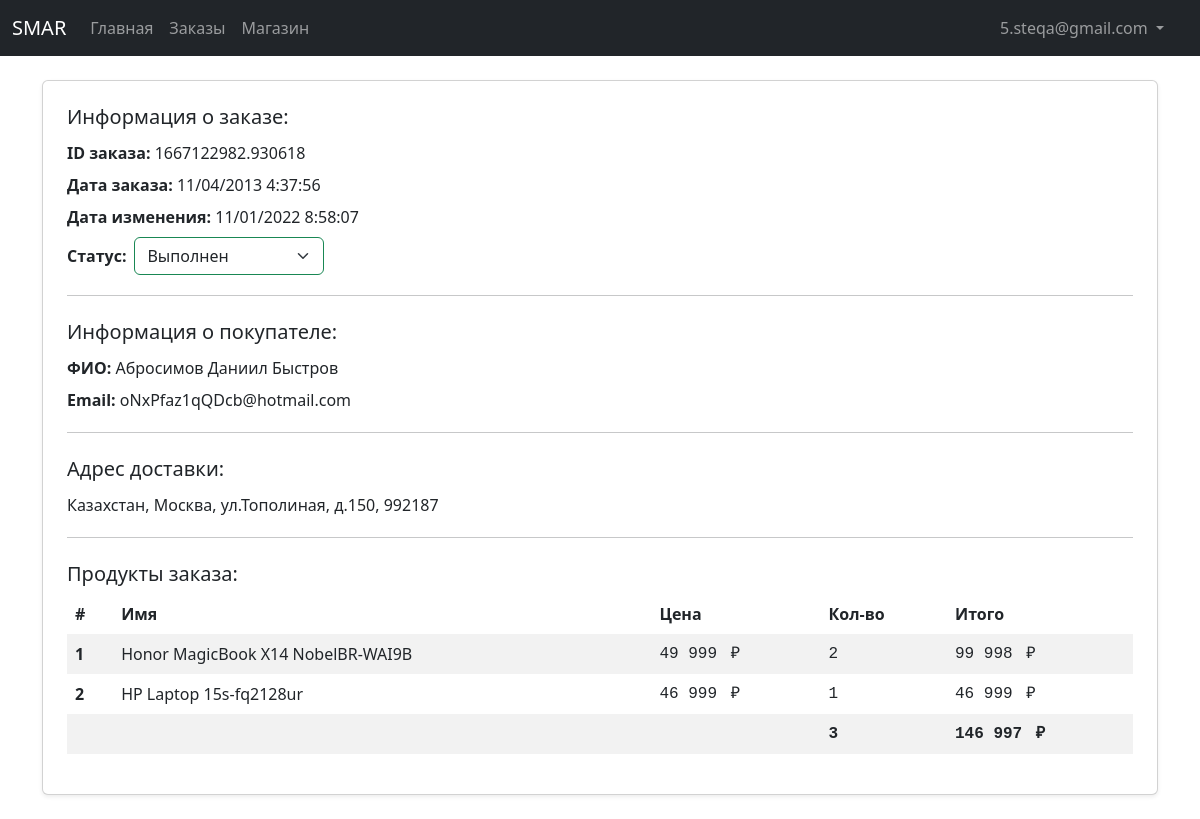
Screenshot of /dashboard/order/85/ (signed in) with the database file from the repository.
### authentication/models.py (models this page shows)
class CustomUser(AbstractUser):
    email = models.EmailField(_('email address'), unique=True)
    fio = models.CharField(_('ФИО'), max_length=200)
    USERNAME_FIELD = 'email'
    REQUIRED_FIELDS = []

### store/models.py (models this page shows, shortened)
class Order(models.Model):
    ORDER_STATUSES = [
        (False, 'Не оформлен'),
        ('1', 'Ожидает отправки'),
        ('2', 'Отправлен'),
        ('3', 'Выполнен'),
    ]
    customer = models.ForeignKey(CustomUser, on_delete=models.SET_NULL, null=True)
    date_ordered = models.DateTimeField(auto_now_add=True)
    date_updated = models.DateTimeField(auto_now=True)
    status = models.CharField(max_length=16, choices=ORDER_STATUSES, default=False)
    transaction_id = models.CharField(max_length=200)
    @property
    def get_total_order_price(self):
        order_items = self.orderitem_set.all()
        total_price = sum(item.get_total_items_price for item in order_items)
        return total_price
    @property
    def get_total_order_quantity(self):
        order_items = self.orderitem_set.all()
        total_quantity = sum(item.quantity for item in order_items)
        return total_quantity

class ShippingAddress(models.Model):
    customer = models.ForeignKey(CustomUser, on_delete=models.SET_NULL, null=True)
    order = models.ForeignKey(Order, on_delete=models.SET_NULL, null=True)
    address = models.CharField(max_length=200)
    city = models.CharField(max_length=200)
    country = models.CharField(max_length=200)
    postcode = models.CharField(max_length=200)
    date_added = models.DateTimeField(auto_now_add=True)

class OrderItem(models.Model):
    product = models.ForeignKey(Product, on_delete=models.SET_NULL, null=True)
    order = models.ForeignKey(Order, on_delete=models.SET_NULL, null=True)
    quantity = models.SmallIntegerField(default=0)
    date_added = models.DateTimeField(auto_now_add=True)
    @property
    def get_total_items_price(self):
        total_price = self.product.price * self.quantity
        return total_price

class Product(models.Model):
    name = models.CharField(max_length=44)
    price = models.DecimalField(max_digits=9, decimal_places=2)
    image = models.ImageField()

### authentication/decorators.py (the view)
        def wrapper_func(request, *args, **kwargs):
            if request.user.groups.exists():
                for group in request.user.groups.all():
                    if group.name in allowed_roles:
                        return view_func(request, *args, **kwargs)
            return redirect('store')

### sales_dashboard/views.py (called while the page is built)
@allowed_users(allowed_roles=['seller'])
def order_detail(request, pk):
    order = Order.objects.get(pk=pk)
    order_items = order.orderitem_set.all()
    shipping_address = order.shippingaddress_set.get()
    if request.method == 'POST':
        return change_order_status(request, order)
    context = {
        'order': order,
        'order_items': order_items,
        'shipping_address': shipping_address,
    }
    return render(request, 'sales_dashboard/order-detail.html', context)

### sales_dashboard/templates/sales_dashboard/order-detail.html (shortened to what this page needs)
{% extends 'sales_dashboard/base.html' %}
{% load static %}
{% block content %}
<div class="my-4">
    <div class="card shadow-sm mb-4 p-4">
        <h5>Информация о заказе:</h5>
        <p class="my-1">
            <span class="fw-semibold">ID заказа:</span>
            {{ order.transaction_id }}
        </p>
        <p class="my-1">
            <span class="fw-semibold">Дата заказа:</span>
            {{ order.date_ordered|date:"m/d/Y G:i:s" }}
        </p>
        <p class="my-1">
            <span class="fw-semibold">Дата изменения:</span>
            <span id="dateUpdated">{{ order.date_updated|date:"m/d/Y G:i:s" }}</span>
        </p>
        <p class="my-1 d-flex align-items-center">
            <span class="fw-semibold me-2">Статус:</span>
            <select class="form-control form-select" id="status" aria-label="Default select example"
                style="width: 190px;">
                <option value="3" {% if order.status == '3' %} selected {% endif %}>Выполнен</option>
            </select>
        </p>
        <hr>
        <h5 class="my-2">Информация о покупателе:</h5>
        <p class="my-1">
            <span class="fw-semibold">ФИО:</span>
            {{ order.customer.fio }}
        </p>
        <p class="my-1">
            <span class="fw-semibold">Email:</span>
            {{ order.customer.email }}
        </p>
        <hr>
        <h5 class="my-2">Адрес доставки:</h5>
        <p class="my-1">
            {{ shipping_address.country }},
            {{ shipping_address.city }},
            {{ shipping_address.address }},
            {{ shipping_address.postcode }}
        </p>
        <hr>
        <h5 class="my-2">Продукты заказа:</h4>
        <table class="table table-striped table-borderless">
            <thead>
                <tr>
                    <th scope="col">#</th>
                    <th scope="col">Имя</th>
                    <th scope="col">Цена</th>
                    <th scope="col">Кол-во</th>
                    <th scope="col">Итого</th>
                </tr>
            </thead>
            <tbody id="orders">
                {% for item in order_items %}
                <tr>
                    <th scope="row">
                    </th>
                    <td>{{ item.product.name }}</td>
                    <td class="font-monospace">
                        {{ item.product.price|floatformat:"-2g"}}
                        <span class="ms-1 not-select">₽</span>
                    </td>
                    <td class="font-monospace">{{ item.quantity }}</td>
                    <td class="font-monospace">
                        {{item.get_total_items_price|floatformat:"-2g" }}
                        <span class="ms-1 not-select">₽</span>
                    </td>
                </tr>
                {% endfor %}
                <tr>
                    <td colspan="3"></td>
                    <td class="fw-semibold font-monospace">{{order.get_total_order_quantity }}</td>
                    <td class="fw-semibold font-monospace">
                        {{ order.get_total_order_price|floatformat:"-2g" }}
                        <span class="ms-1 not-select">₽</span>
                    </td>
                </tr>
            </tbody>
        </table>
    </div>
</div>
{% endblock %}

### sales_dashboard/templates/sales_dashboard/base.html (shortened to what this page needs)
<!DOCTYPE html>
{% load static %}
<html lang="en">
<head>
    <link href="https://cdn.jsdelivr.net/npm/bootstrap@5.2.0-beta1/dist/css/bootstrap.min.css" rel="stylesheet"
>
    <link rel="stylesheet" href="https://cdn.jsdelivr.net/npm/bootstrap-icons@1.3.0/font/bootstrap-icons.css">
    <link rel="stylesheet" href="{% static 'css/styles.css' %}">
    <link rel="stylesheet" href="{% static 'css/dashboard.css' %}">
</head>
<body>
    <nav class="navbar navbar-expand-md navbar-dark bg-dark">
        <div class="container-fluid" bis_skin_checked="1">
            <a class="navbar-brand" href="{% url 'store' %}">SMAR</a>
            <div class="collapse navbar-collapse" id="navbarCollapse" bis_skin_checked="1">
                <ul class="navbar-nav me-auto">
                    <li class="nav-item">
                        <a class="nav-link {% block active-dashboard %}{% endblock %}" aria-current="page"
                            href="{% url 'dashboard' %}">Главная</a>
                    </li>
                    <li class="nav-item">
                        <a class="nav-link {% block active-orders %}{% endblock %}" aria-current="page"
                            href="{% url 'orders' %}">Заказы</a>
                    </li>
                    <li class="nav-item">
                        <a class="nav-link" aria-current="page"
                            href="{% url 'store' %}">Магазин</a>
                    </li>
                </ul>
                <ul class="navbar-nav">
                    <li class="nav-item dropdown me-3">
                        <a class="nav-link dropdown-toggle" href="#" role="button" data-bs-toggle="dropdown"
                            aria-expanded="false">
                            {{ request.user }}
                        </a>
                    </li>
                </ul>
            </div>
        </div>
    </nav>
    <div class="container">
        {% block content %}
        {% endblock %}
    </div>
</body>
</html>

### static/css/styles.css (style rules this page uses)
.not-select { -webkit-touch-callout: none; -webkit-user-select: none; -khtml-user-select: none; -moz-user-select: none; -ms-user-select: none; user-select: none; }
.success-input { border: 1px solid rgb(25, 135, 84); }

### rows the page displays
CustomUser: user "5.steqa@gmail.com"
Order: transaction_id "1667122982.930618", date_ordered "11/04/2013 4:37:56", date_updated "11/01/2022 8:58:07", status "Выполнен", customer.fio "Абросимов Даниил Быстров", customer.email "oNxPfaz1qQDcb@hotmail.com", get_total_order_quantity "3", get_total_order_price "146 997"
ShippingAddress: country "Казахстан", city "Москва", address "ул.Тополиная, д.150", postcode "992187"
OrderItem: product.name "Honor MagicBook X14 NobelBR-WAI9B", product.price "49 999", quantity "2", get_total_items_price "99 998"
OrderItem: product.name "HP Laptop 15s-fq2128ur", product.price "46 999", quantity "1", get_total_items_price "46 999"
